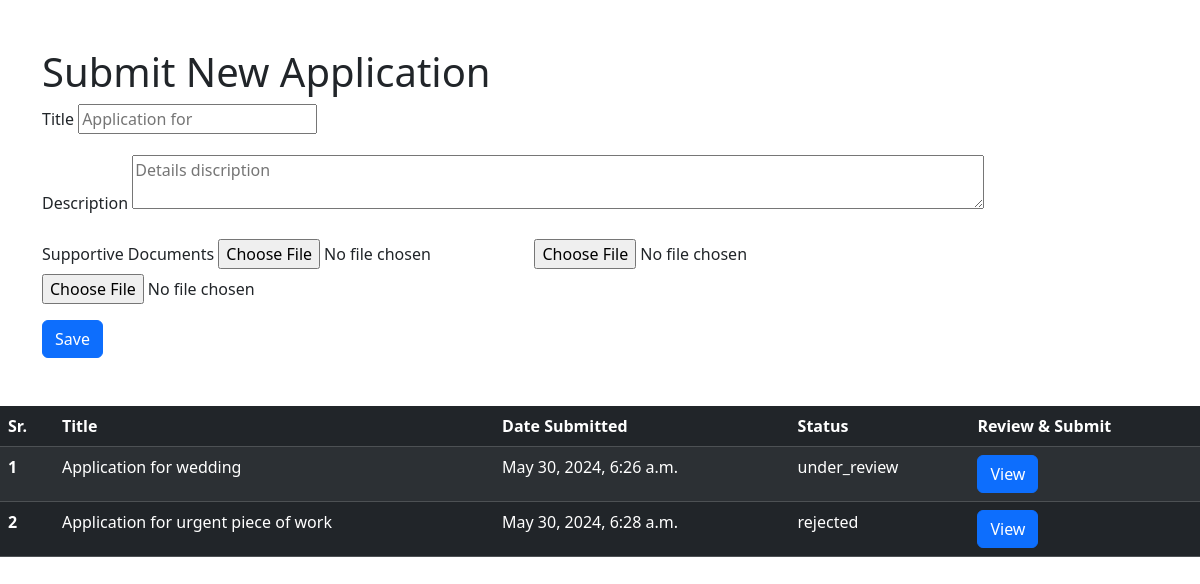
Page /labor/application/ (signed in) on the earlier database version.
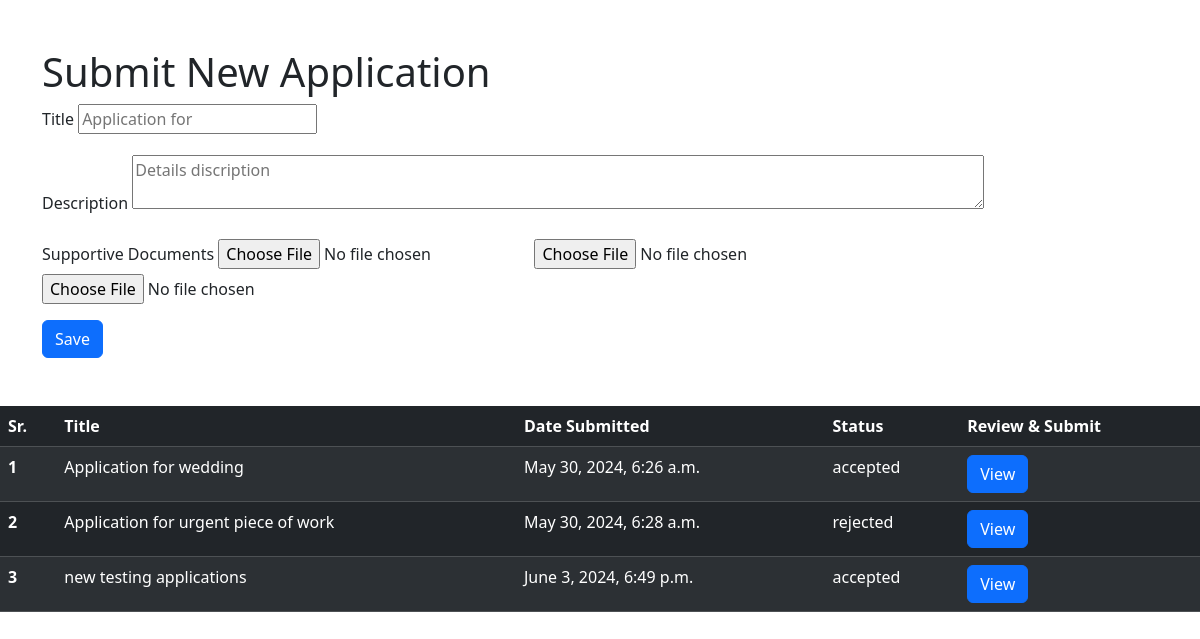
Same page on the later database version.
### supervisor/models.py (models this page shows, shortened)
class Application(models.Model):
    STATUS_CHOICES = [
        ('save', 'Saved'),
        ('submitted', 'Submitted'),
        ('under_review', 'Under Review'),
        ('approved', 'Approved'),
        ('rejected', 'Rejected'),
    ]
    labor = models.ForeignKey(Labor, on_delete=models.CASCADE, related_name="applications")
    title = models.CharField(max_length=255)
    app_id = models.CharField(max_length=10,  verbose_name="Application ID")
    description = models.TextField()
    date_submitted = models.DateTimeField(auto_now_add=True)
    status = models.CharField(max_length=20, choices=STATUS_CHOICES, default='save')
    def save(self, *args, **kwargs):
        if not self.app_id:
            self.app_id = self.generate_application_id()
        super(Application, self).save(*args, **kwargs)
    class Meta:
        verbose_name_plural = "Applications"

### labor/views.py (the view, shortened to what this page needs)
# urls.py: path('application/', views.labor_application_view, name='application'),
def labor_application_view(request):
    user = request.user
    labor = get_object_or_404(Labor, user=user)
    application = labor.applications.all()
    return render(request, 'labor/application.html', context={'labor':labor, 'applications':application})

### labor/templates/labor/application.html (shortened to what this page needs)
<!DOCTYPE html>
<html lang="en">
<head>
    <link href="https://cdn.jsdelivr.net/npm/bootstrap@5.3.3/dist/css/bootstrap.min.css" rel="stylesheet">
</head>
<body>
 <div class="container mt-5">
        <h1>Submit New Application</h1>
        <form method="post" enctype="multipart/form-data" action="{% url 'labor:application' %}">
            <div class="mb-3">
                <label for="id_title" class="form-label">Title</label>
                <input name="title" type="text" placeholder="Application for ">
            </div>
            <div class="mb-3">
                <label for="id_description" class="form-label">Description</label>
                <textarea name="desc"  placeholder="Details discription" rows="2" cols="90"></textarea>
            </div>
            <div class="mb-3">
                <label for="id_document" class="form-label">Supportive Documents</label>
                <input type="file" name="doc_file1">
                <input type="file" name="doc_file2">
                <input type="file" name="doc_file3">
            </div>
            <button type="submit" class="btn btn-primary">Save</button>
        </form>
    </div>
   <table class="table table-striped table-dark mt-5 ml-4">
  <thead>
    <tr>
      <th scope="col">Sr.</th>
      <th scope="col">Title</th>
      <th scope="col">Date Submitted</th>
      <th scope="col">Status</th>
      <th scope="col">Review & Submit</th>
    </tr>
  </thead c>
  <tbody>
  {% for app in applications %}
    <tr>
      <th scope="row">{{forloop.counter}}</th>
      <td>{{app.title}}</td>
      <td>{{app.date_submitted}}</td>
      <td>{{app.status}}</td>
        {% if app.status == "save"  %}
      <td><a href="{% url 'labor:submit_application' app.id %}"><button class="btn btn-success">Submit</button></a></td>
      <td><a href="{% url 'labor:delete_application' app.id %}"><button class="btn btn-danger">Delete</button></a></td>
      <td>
      </td>
        {% else %}
        <td> <a href="{% url 'labor:application_report' app.id %}"> <button class="btn btn-primary">View</button></a> </td>
        {% endif %}
    </tr>
  {% endfor %}
  </tbody>
</table>
</body>
</html>

Differences in the rows shown:
changed Application "Application for wedding": status "under_review" → "accepted"
added Application: title "new testing applications", date_submitted "June 3, 2024, 6:49 p.m.", status "accepted", shows "View"
